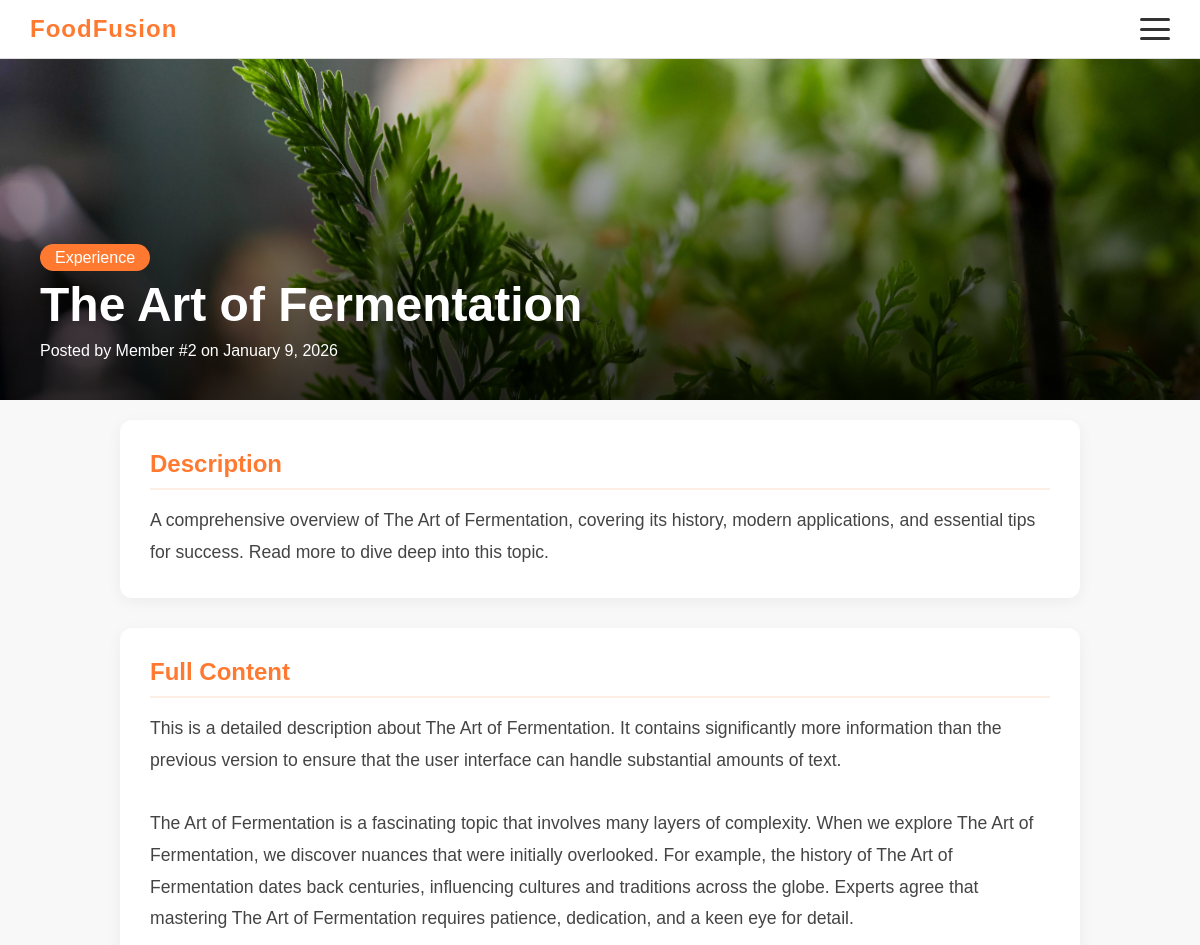
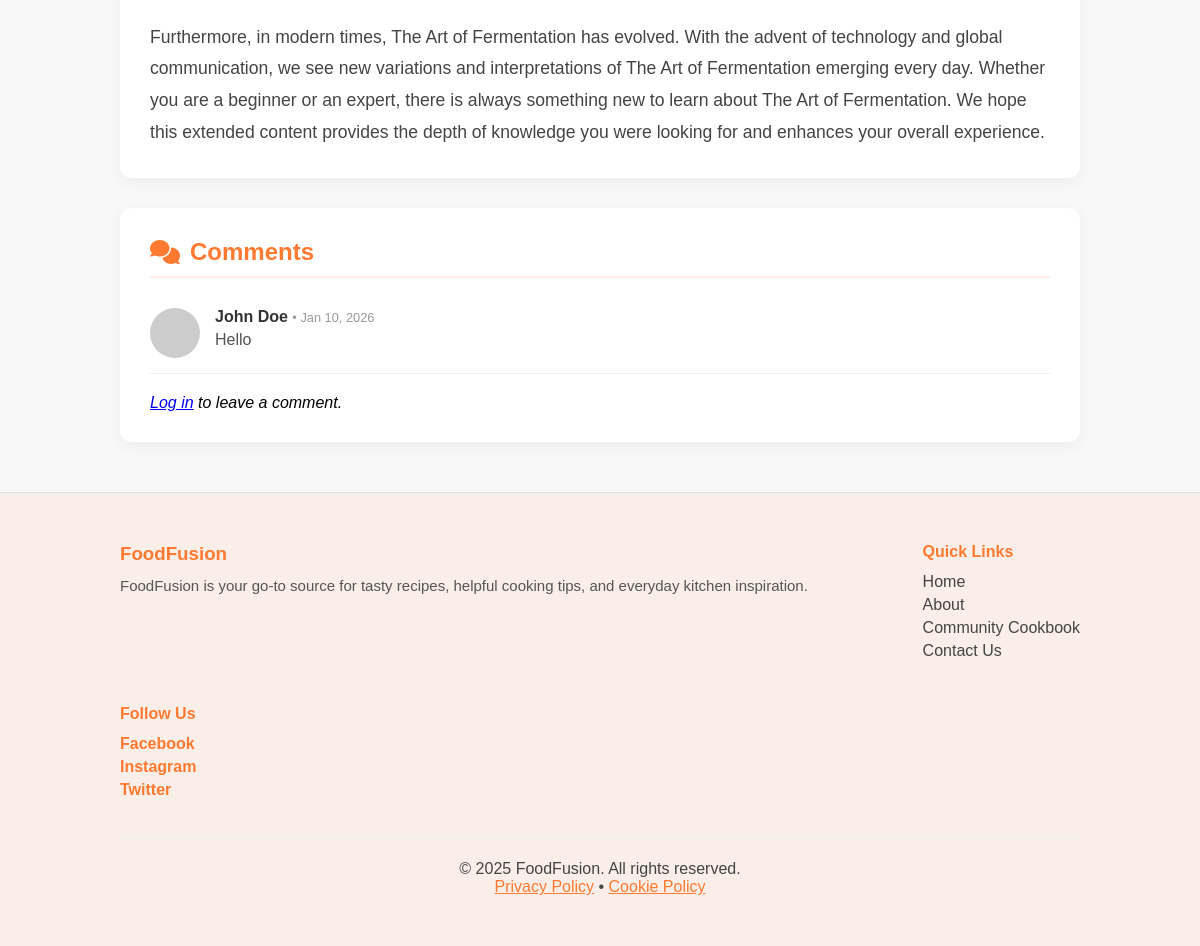
The page /community_view.php?id=6 on the database its author committed (2 pictures, top to bottom).
### tables this page shows
CREATE TABLE `community_cookbook` (
  `id` int(11) NOT NULL,
  `title` varchar(255) NOT NULL,
  `description` text NOT NULL,
  `category` enum('recipe','tip','experience') NOT NULL DEFAULT 'recipe',
  `ingredients` text DEFAULT NULL,
  `content` text DEFAULT NULL,
  `image` varchar(255) DEFAULT NULL,
  `user_id` int(11) DEFAULT NULL,
  `created_at` timestamp NOT NULL DEFAULT current_timestamp()
);

CREATE TABLE `comments` (
  `id` int(11) NOT NULL,
  `community_recipe_id` int(11) NOT NULL,
  `user_id` int(11) NOT NULL,
  `comment` text NOT NULL,
  `created_at` timestamp NOT NULL DEFAULT current_timestamp()
);

CREATE TABLE `users` (
  `id` int(11) NOT NULL,
  `first_name` varchar(100) NOT NULL,
  `last_name` varchar(100) NOT NULL,
  `email` varchar(255) NOT NULL,
  `password` text NOT NULL,
  `type` varchar(100) DEFAULT 'user',
  `created_at` timestamp NOT NULL DEFAULT current_timestamp()
);

### community_view.php (the view, shortened to what this page needs)
<?php require("./database/config.php");
$id = $_GET['id'];
$sql = "SELECT * FROM community_cookbook WHERE id=$id";
$result = $connection->query($sql);
$row = $result->fetch_assoc();
?>
<!DOCTYPE html>
<html lang="en">
<head>
    <link rel="stylesheet" href="./css/style.css?v=<?php echo time(); ?>">
    <link rel="stylesheet" href="https://cdnjs.cloudflare.com/ajax/libs/font-awesome/6.0.0/css/all.min.css">
</head>
<body>
    <?php require("./components/navbar.php") ?>
    <?php
    $image = !empty($row['image']) ? $row['image'] : 'https://placehold.co/1200x600?text=Community';
    ?>
    <div class="view-header" style="background-image: url('<?php echo $image; ?>');">
        <div class="view-header-content">
            <span class="badge" style="font-size: 1em; padding: 5px 15px;"><?php echo ucfirst($row['category']); ?></span>
            <h1 style="font-size: 3em; margin: 10px 0;"><?php echo $row['title']; ?></h1>
            <p>Posted by Member #<?php echo $row['user_id']; ?> on <?php echo date('F j, Y', strtotime($row['created_at'])); ?></p>
        </div>
    </div>
    <div class="container section">
        <div class="detail-section">
            <h2 style="color:#ff7a30; margin-bottom:15px;">Description</h2>
            <div class="detail-text"><?php echo $row['description']; ?></div>
        </div>
        <?php if(!empty($row['content'])): ?>
        <div class="detail-section">
            <h2 style="color:#ff7a30; margin-bottom:15px;">Full Content</h2>
            <div class="detail-text"><?php echo $row['content']; ?></div>
        </div>
        <?php endif; ?>
        <div class="detail-section" id="comments">
            <h2 style="color:#ff7a30; margin-bottom:15px; display:flex; align-items:center; gap:10px;">
                <i class="fa fa-comments"></i> Comments
            </h2>
            <?php
            $comment_sql = "SELECT c.*, u.first_name, u.last_name
                            FROM comments c
                            JOIN users u ON c.user_id = u.id
                            WHERE c.community_recipe_id = $id
                            ORDER BY c.created_at DESC";
            $comment_res = $connection->query($comment_sql);
            if ($comment_res->num_rows > 0) {
                while($comment = $comment_res->fetch_assoc()) {
                    $user_img = 'https://placehold.co/50x50?text=' . substr($comment['first_name'], 0, 1);
                    ?>
                    <div class="comment-item" style="border-bottom: 1px solid #eee; padding: 15px 0; display:flex; gap:15px;">
                        <img src="<?php echo $user_img; ?>" alt="User" style="width:50px; height:50px; border-radius:50%; object-fit:cover;">
                        <div>
                            <h4 style="margin:0; color:#333;"><?php echo $comment['first_name'] . ' ' . $comment['last_name']; ?>
                                <span style="font-size:0.8em; color:#999; font-weight:normal;">• <?php echo date('M j, Y', strtotime($comment['created_at'])); ?></span>
                            </h4>
                            <p style="margin:5px 0 0; color:#555;"><?php echo htmlspecialchars($comment['comment']); ?></p>
                        </div>
                    </div>
                    <?php
                }
            } else {
                echo "<p style='color:#777; font-style:italic;'>No comments yet. Be the first to share your thoughts!</p>";
            }
            ?>
            <?php if(isset($_SESSION['id'])): ?>
                <div class="comment-form-container" style="margin-top:25px; padding-top:20px; border-top:2px solid #f0f0f0;">
                    <h3 style="margin-bottom:15px;">Leave a Comment</h3>
                    <form action="./controllers/client/ClientCommunityController.php" method="POST">
                        <input type="hidden" name="community_recipe_id" value="<?php echo $id; ?>">
                        <textarea name="comment" rows="3" style="width:100%; padding:10px; border:1px solid #ddd; border-radius:5px; resize:vertical; font-family:inherit;" placeholder="Write your comment here..." required></textarea>
                        <button type="submit" name="add_comment" class="search-btn" style="margin-top:10px;">Post Comment</button>
                    </form>
                </div>
            <?php else: ?>
                <p style="margin-top:20px;"><em><a href="#" onclick="openModal('loginModal')">Log in</a> to leave a comment.</em></p>
            <?php endif; ?>
        </div>
    </div>
    <?php require("./components/footer.php") ?>
</body>
</html>

### css/style.css (style rules this page uses)
* { margin: 0; padding: 0; box-sizing: border-box; font-family: Arial, sans-serif; }
body { background: #f8f8f8; }
.container.section { padding: 20px 10%; min-height: 60vh; }
.badge { background: #FF7A30; color: white; font-size: 0.8rem; padding: 4px 10px; border-radius: 15px; align-self: flex-start; }
.view-header { height: 400px; background-size: cover; background-position: center; position: relative; color: white; display: flex; align-items: flex-end; padding: 40px; }
.view-header::before { content: ''; position: absolute; top: 0; left: 0; width: 100%; height: 100%; background: linear-gradient(to top, rgba(0,0,0,0.8), transparent); z-index: 0; }
.view-header-content { position: relative; z-index: 1; max-width: 800px; }
.view-header-content h1 { font-size: 3.5rem; margin: 10px 0; }
.detail-section { background: white; padding: 30px; border-radius: 12px; box-shadow: 0 4px 15px rgba(0,0,0,0.05); margin-bottom: 30px; }
.detail-section h2 { color: #ff7a30; margin-bottom: 15px; border-bottom: 2px solid #ff7a3020; padding-bottom: 10px; }
.detail-text { line-height: 1.8; font-size: 1.1em; color: #444; white-space: pre-line; }

### rows shown on the page
community_cookbook: image (picture), category "Experience", title "The Art of Fermentation", user "2", created_at "January 9, 2026", description "A comprehensive overview of The Art of Fermentation, covering its history, modern applications, and essential tips for success. Read more to dive deep into this topic.", content "This is a detailed description about The Art of Fermentation. It contains significantly more information than the previous version to ensure that the user interface can handle substantial amounts of text. The Art of Fermentation is a fascinating topic that involves many layers of complexity. When we explore The Art of Fermentation, we discover nuances that were initially overlooked. For example, the history of The Art of Fermentation dates back centuries, influencing cultures and traditions across the globe. Experts agree that mastering The Art of Fermentation requires patience, dedication, and a keen eye for detail. Furthermore, in modern times, The Art of Fermentation has evolved. With…"
comments: user.first_name "John", user.last_name "Doe", created_at "Jan 10, 2026", comment "Hello"
